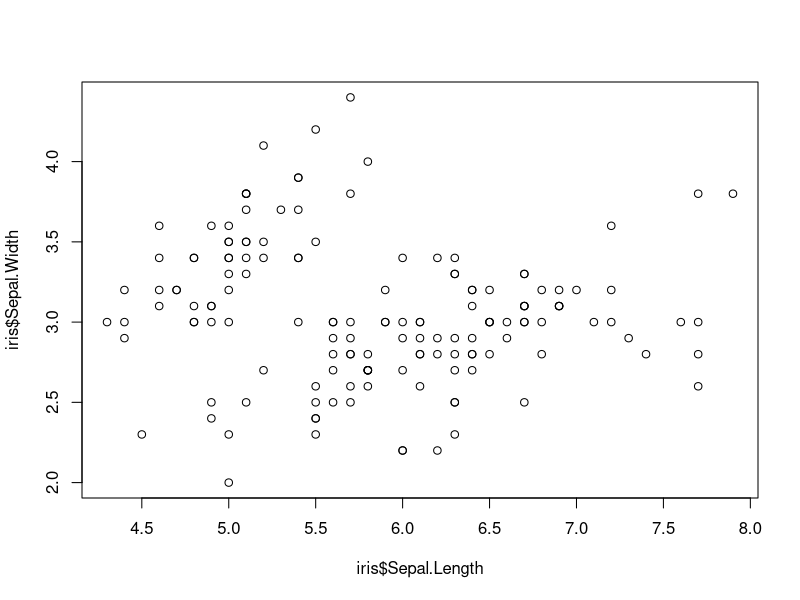
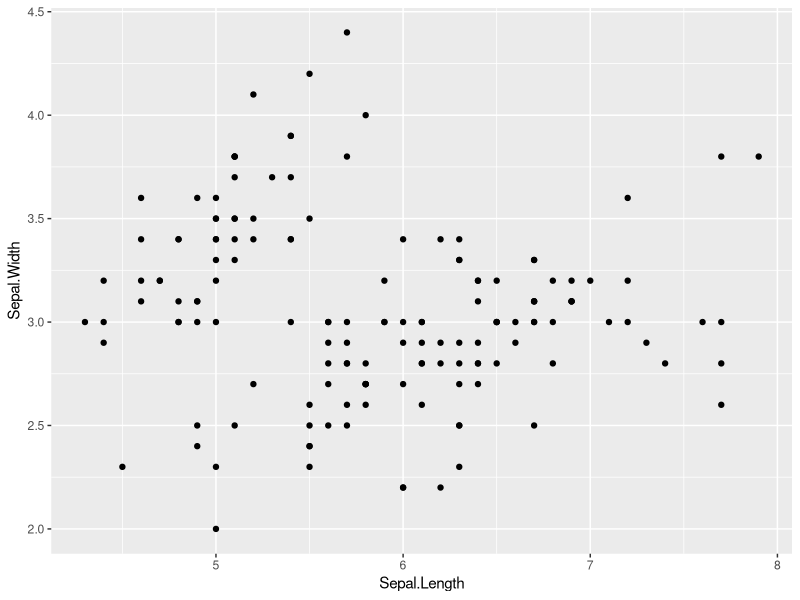
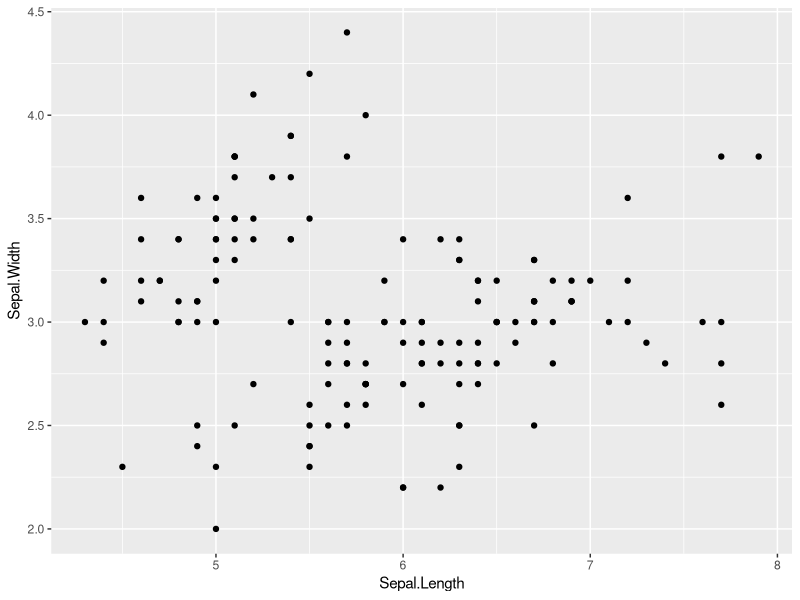
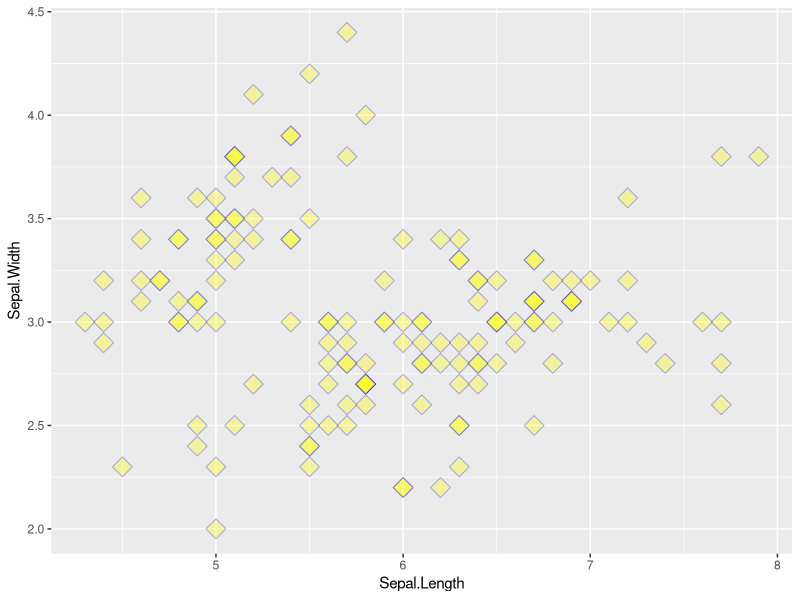
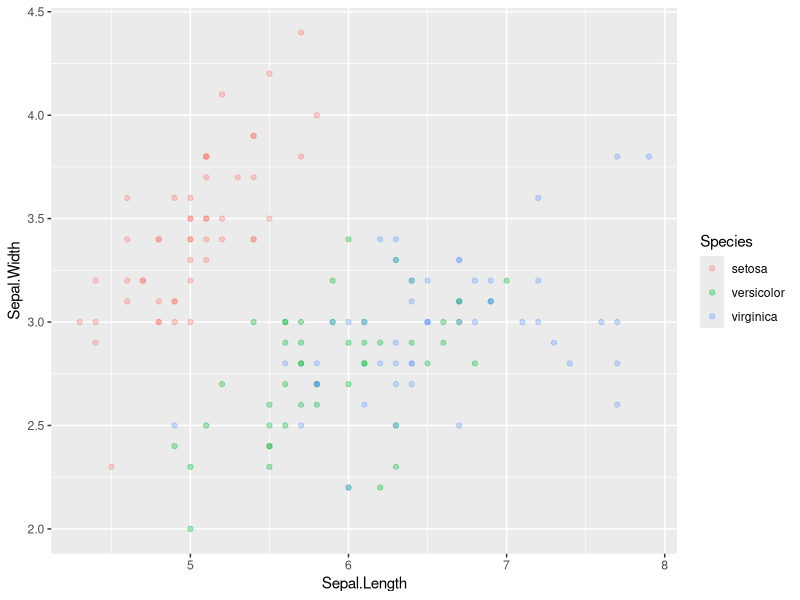
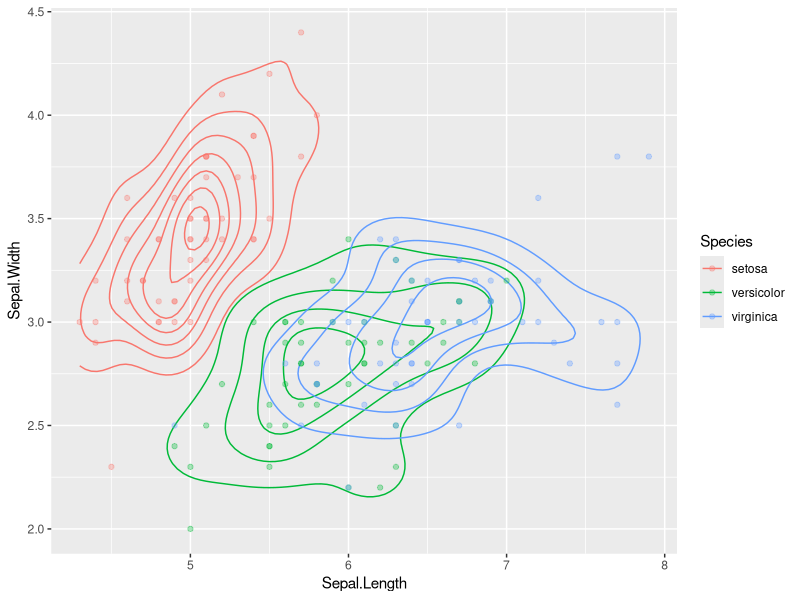
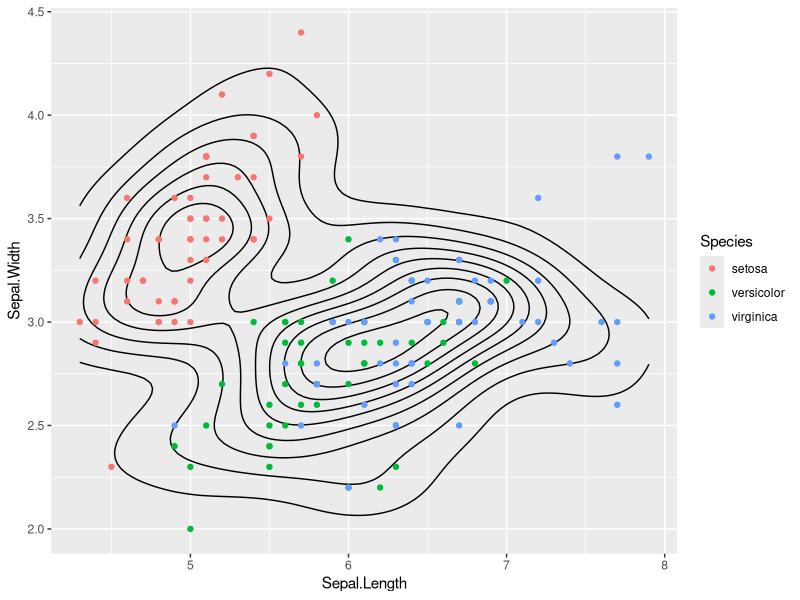
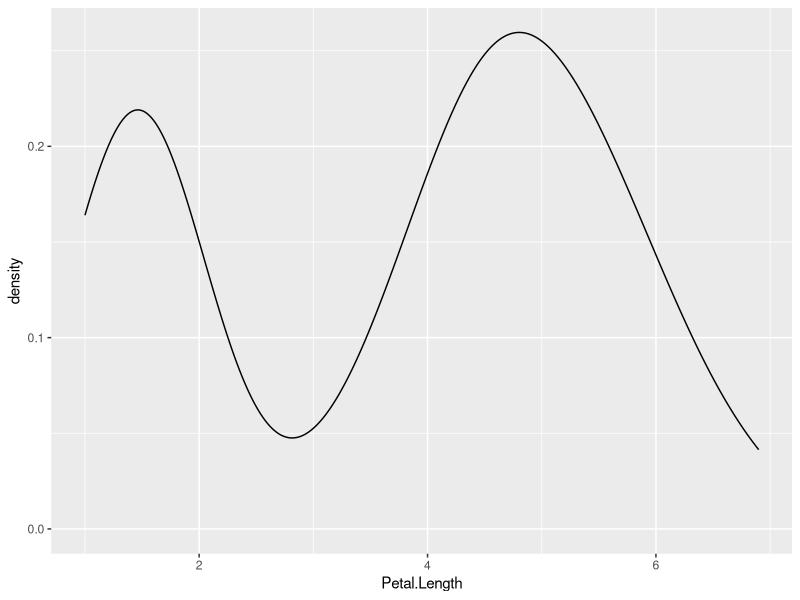

Write R code to recreate these figures, in order.
## ---- chunk 1
print(iris)
## ---- chunk 2
plot(iris$Sepal.Length, iris$Sepal.Width)
## ---- chunk 3
# Try making a plot of iris Sepal Width vs Petal Width

## ---- chunk 4
# uncomment the line below and install ggplot2 only if you haven't already
#install.packages('ggplot2')

# load the ggplot2 library into the current R session
library(ggplot2)
## ---- chunk 5
ggplot(data = iris, mapping = aes(x = Sepal.Length, y = Sepal.Width)) +
  geom_point()
## ---- chunk 6
ggplot() +
  geom_point(data = iris, mapping = aes(x = Sepal.Length, y = Sepal.Width))
## ---- chunk 7
ggplot(data = iris, mapping = aes(x = Sepal.Length, y = Sepal.Width)) +
  geom_point(color = 'blue', fill = 'yellow', shape = 23, alpha = 0.33, size = 5)
## ---- chunk 8
# use ggplot to create a plot of iris Sepal Width vs Petal Width, with violet
# semi-transparent points

## ---- chunk 9
ggplot(data = iris, mapping = aes(x = Sepal.Length, y = Sepal.Width, color = Species)) +
  geom_point(alpha = 0.33)
## ---- chunk 10
# Based on the code above, make a plot where Sepal.Length is on the x axis,
# Sepal.Width is on the y axis, all the points are colored red, the shape of the
# point depends on the Species, and the point size depends on Petal.Width

## ---- chunk 11
# note, the first two lines are just our plot from above
ggplot(data = iris, mapping = aes(x = Sepal.Length, y = Sepal.Width, color = Species)) +
  geom_density2d() +
  geom_point(alpha = 0.33)
## ---- chunk 12
# Removed alpha for simplicity
# Made contour plot line color black (default is blue)
ggplot(data = iris) +
  geom_density2d(mapping = aes(x = Sepal.Length, y = Sepal.Width), color = 'black') +
  geom_point(mapping = aes(x = Sepal.Length, y = Sepal.Width, color = Species))
## ---- chunk 13
# Density plot to see the distribution of Petal Lengths in our data
ggplot(data = iris) +
  geom_density(mapping = aes(x = Petal.Length))
## ---- chunk 14
# Make a density plot that shows both the distribution of Petal.Length in all
# the data together in one color, and the distribution for each species'
# Petal.Length each in its own color

# Bonus: Change the linetype of the species' density plots so that each species
# has the same dashed line, but the line representing results across all the
# data is solid
## ---- chunk 15
basic_iris_plot <-
  ggplot(data = iris, aes(x = Sepal.Length, y = Sepal.Width, color = Species)) +
  geom_point()
print(basic_iris_plot)
# let's add another geom to this plot
iris_plot_with_contours <-
  basic_iris_plot + geom_density2d()
print(iris_plot_with_contours)
## ---- chunk 16
basic_iris_plot +
  ggtitle('Iris Sepals')
## ---- chunk 17
basic_iris_plot +
  ggtitle('Iris Sepals') +
  scale_x_continuous(name = 'Sepal Length',
                     limits = c(0,10)) +
  scale_y_log10(name = 'Sepal Width',
                breaks = c(2,3,4))
## ---- chunk 18
basic_iris_plot +
  scale_color_manual(values=c("violet", "blue", "gray"),
                     name="Iris Species",
                     labels=c("Bristle-Pointed Iris", "Blue Flag", "Virginia Iris"))
## ---- chunk 19
basic_iris_plot +
  scale_color_manual(values=c("violet", "blue", "gray"),
                     name="Iris Species",
                     labels=c("Bristle-Pointed Iris", "Blue Flag", "Virginia Iris")) +
  theme(legend.position = 'bottom')
## ---- chunk 20
basic_iris_plot +
  scale_color_manual(values=c("violet", "blue", "gray"),
                     name="Iris Species",
                     labels=c("Bristle-Pointed Iris", "Blue Flag", "Virginia Iris")) +
  theme(legend.position = 'bottom') +
  theme_bw()
## ---- chunk 21
iris_3_df <- data.frame(iris3)
print(iris_3_df)
## ---- chunk 22
ggplot(data = iris_3_df) +
  geom_point(mapping = aes(x = Sepal.L..Setosa, y = Sepal.W..Setosa), color = 'red') +
  geom_point(mapping = aes(x = Sepal.L..Versicolor, y = Sepal.W..Versicolor), color = 'blue') +
  geom_point(mapping = aes(x = Sepal.L..Virginica, y = Sepal.W..Virginica), color = 'green') +
  scale_x_continuous(name = 'Sepal Length') +
  scale_y_continuous(name = 'Sepal Width')
## ---- chunk 23
final_figure_ggplot_theme <- 
  theme(plot.title=element_text(size=16,face='bold'),
        plot.margin=unit(c(12,12,12,12),'pt'),
        panel.background=element_rect(fill='white'),
        panel.grid.major=element_line(color='grey',size=0.3),
        axis.line = element_line(color="black", size = 0.5),
        legend.title=element_blank(),
        legend.justification=c(0,1),
        legend.key = element_rect(fill='white'),
        legend.key.height = unit(2,'line'),
        legend.text=element_text(size=12,face='bold'),
        axis.text.x=element_text(size=12,face='bold'),
        axis.text.y=element_text(size=12,face='bold'),
        axis.title.x=element_text(size=14,face='bold'),
        axis.title.y=element_text(size=14,face='bold',angle=90)) +
  theme_bw()
## ---- chunk 24
# a figure with the iris data
sepal_points <-
  ggplot(data = iris, aes(x = Sepal.Length, y = Sepal.Width, color = Species)) +
  geom_point()

sepal_trends <-
  ggplot(data = iris, aes(x = Sepal.Length, y = Sepal.Width, color = Species)) +
  geom_smooth(method = 'lm')

# make boxplot with overlaid points randomly placed off-center and
# text labels placed at y = 0.75
petal_boxplot <-
  ggplot(data = iris, aes(x = Species, y = Petal.Width, color = Species)) +
  geom_boxplot() +
  geom_text(aes(label = Species), y = 0.75) +
  geom_point(position = 'jitter')
## ---- chunk 25
print(sepal_points)
print(sepal_trends)
print(petal_boxplot)
## ---- chunk 26
sepal_points_figure <- sepal_points + final_figure_ggplot_theme
print(sepal_points_figure)
sepal_trends_figure <- sepal_trends + final_figure_ggplot_theme
print(sepal_trends_figure)
petal_boxplot_figure <- petal_boxplot + final_figure_ggplot_theme
print(petal_boxplot_figure)
## ---- chunk 27
ggsave(file = 'sepal_points_figure.pdf',
       plot = sepal_points_figure, width = 6.5, height = 4,
       useDingbats=FALSE)
## ---- chunk 28
iris_nonvirginca <- subset(iris, Species != 'virginica')
iris_virginica_petals <- subset(iris, Species == 'virginica')[, c('Petal.Width', 'Species')]
print(iris_nonvirginca)
print(iris_virginica_petals)
## ---- chunk 29
ggplot() +
  geom_boxplot(data = iris_nonvirginca, aes(x = Species, y = Petal.Width, color = Species)) +
  geom_boxplot(data = iris_virginica_petals, aes(x = Species, y = Petal.Width, color = Species))
## ---- chunk 30
basic_iris_plot +
  facet_wrap( ~ Species)
## ---- chunk 31
install.packages('gifski')
install.packages('gganimate')
library(gganimate)
animated_iris_plot <-
  basic_iris_plot + transition_states(Species)
# save plot with 3 frames, play at 1 frame per second
anim_save("animated_iris_plot.gif", animated_iris_plot, nframes = 4, fps = 1)
# render plot using ![](plot_path) outside of code chunk
## ---- chunk 32
install.packages('cowplot')
library(cowplot)
plot_grid(sepal_points_figure, sepal_trends_figure, petal_boxplot_figure,
          labels = "AUTO")
## ---- chunk 33
library(cowplot)
top_row <- plot_grid(sepal_points_figure, labels = 'A')
bottom_row <- plot_grid(sepal_trends_figure, petal_boxplot_figure, labels = c('B', 'C'))
plot_grid(top_row, bottom_row, nrow = 2)
